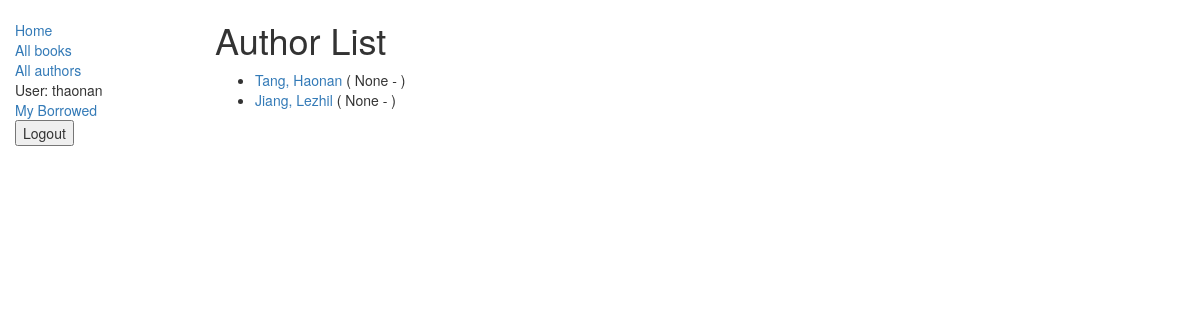
/catalog/authors/ (signed in), run on an earlier commit of the app's database.
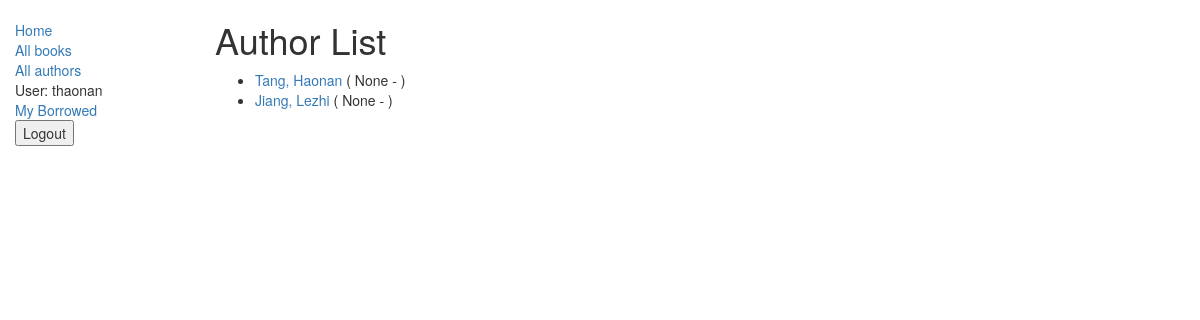
And on a later commit of the database.
### catalog/models.py (models this page shows)
class Author(models.Model):
    first_name = models.CharField(max_length=100)
    last_name = models.CharField(max_length=100)
    date_of_birth = models.DateField(
        null=True,
        blank=True
    )
    date_of_death = models.DateField(
        "Died",
        null=True,
        blank=True
    )
    def get_absolute_url(self):
        return reverse(
            "author-detail",
            args=[str(self.id)]
        )
    def __str__(self):
        return f"{self.last_name}, {self.first_name}"

### catalog/views.py (the view)
class AuthorListView(generic.ListView):
    model = Author
    paginate_by = 10

### catalog/templates/catalog/author_list.html (shortened to what this page needs)
{% extends "base_generic.html" %}
{% block content %}
  <h1>Author List</h1>
  {% if author_list %}
    <ul>
      {% for author in author_list %}
        <li>
          <a href="{{ author.get_absolute_url }}">
            {{ author }}
          </a>
          (
          {{ author.date_of_birth }}
          -
          )
        </li>
      {% endfor %}
    </ul>
  {% else %}
    <p>There are no authors available.</p>
  {% endif %}
{% endblock %}

What changed in the data, as far as the page shows it:
changed Author: last_name+first_name "Jiang, Lezhil" → "Jiang, Lezhi"
